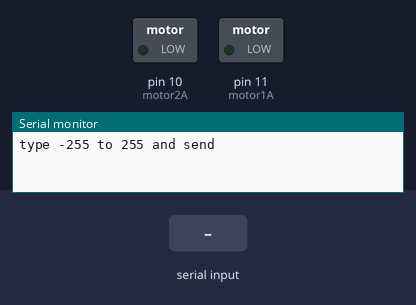
This sketch was run on a simulated Arduino Uno, built with avr-gcc and run on an emulated ATmega328P. On the bench: switched loads named in the sketch (green lamp = pin HIGH), the last lines printed to the serial monitor. The test bench sets the inputs (shaded band).

Above: at 1.2 s.
1.3 s: "90,45\n" received over Serial
At 2.5 s:
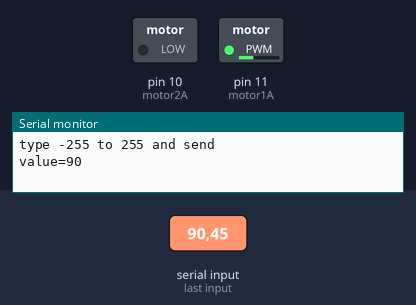
2.8 s: "30,150\n" received over Serial
At 3.8 s:
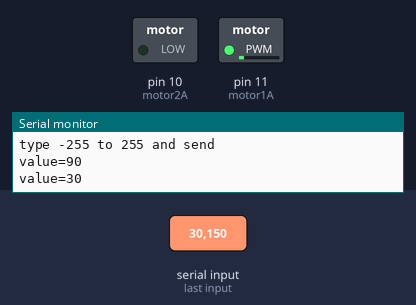
4.3 s: "200\n" received over Serial
At 4.8 s:
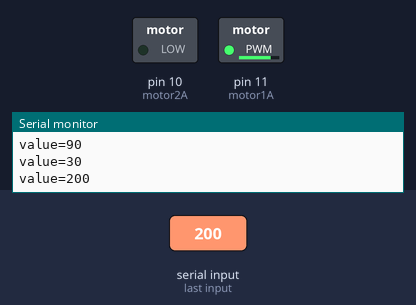
5.8 s: "90\n" received over Serial
At 7.1 s:
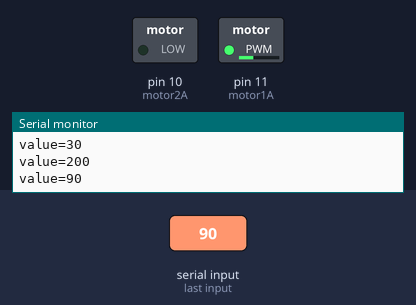
Timing chart, 0 to 8.3 s (numbered marks = the images above; inputs shaded):
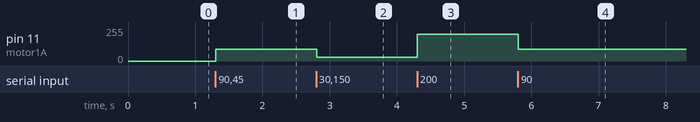

The sketch:

day38_motor_pwm_input.ino
```cpp
// 38日目：1A・2A の入力ピンに PWM を入れて、速さと向きを決める（1,2EN は 5V のまま）
// シリアルモニタに -255〜255 を打つ。正なら 1A に PWM、負なら 2A に PWM
// 回路：~11 → 1A、~10 → 2A（~11 と ~10 は PWM が使えるピン）

#define motor1A 11
#define motor2A 10

void setup() {
  pinMode(motor1A, OUTPUT);
  pinMode(motor2A, OUTPUT);
  Serial.begin(9600);
  Serial.println("type -255 to 255 and send");
}

void loop() {
  if (Serial.available() > 0) {
    String s = Serial.readStringUntil('\n');  // 1行読む
    s.trim();                                 // 前後の空白・改行を消す
    if (s.length() == 0) return;              // 空なら何もしない
    int v = s.toInt();                        // 数字に変える
    if (v >= -255 && v <= 255) {
      if (v >= 0) {
        analogWrite(motor1A, v);              // 1A に PWM
        analogWrite(motor2A, 0);              // 2A は 0（LOW）
      } else {
        analogWrite(motor1A, 0);
        analogWrite(motor2A, -v);             // 2A に PWM（値は正にする）
      }
      Serial.print("value=");
      Serial.println(v);
    } else {
      Serial.println("out of range (-255 to 255)");
    }
  }
}
```

Measured:
- after the input at 1.3 s, pin 11 (motor1A): 0/255 → 90/255 at once
- after the input at 2.8 s, pin 11 (motor1A): 90/255 → 30/255 at once
- after the input at 4.3 s, pin 11 (motor1A): 30/255 → 200/255 at once
- after the input at 5.8 s, pin 11 (motor1A): 200/255 → 90/255 at once
